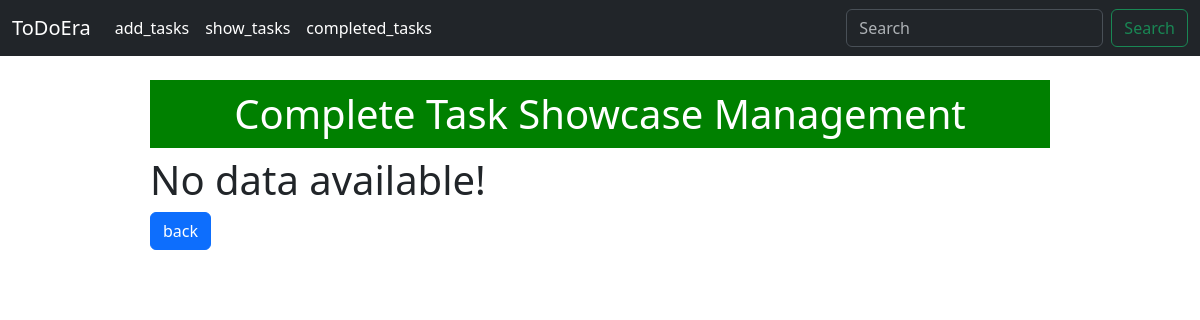
The app's page /completed_tasks/, older data.
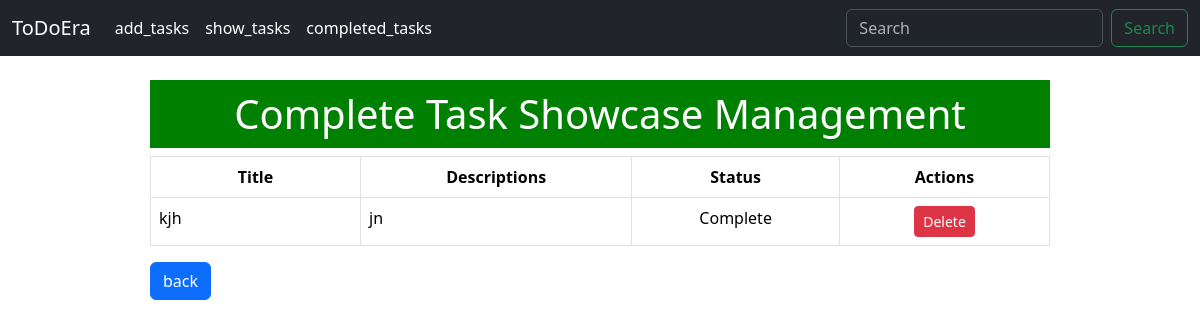
The same page, newer data.
### List/models.py (models this page shows, shortened)
class TaskModel(models.Model):
    taskTitle = models.CharField(max_length=100)
    taskDescription = models.TextField(max_length=1000)
    is_completed = models.BooleanField(default=False)

### List/views.py (the view)
# urls.py: path('completed_tasks/', completed_tasks, name='completed_tasks'),
def completed_tasks(request):
    completed_tasks = TaskModel.objects.filter(is_completed=True)
    return render(request, 'completed_tasks.html', {'data': completed_tasks})

### List/templates/completed_tasks.html (shortened to what this page needs)
{% extends "home.html" %}
{% block content %}
    <div style="width: 75%; margin: auto;">
        <br/>
        <h1 style="text-align: center; width: 100%; background-color: green; color: white; padding: 10px;">Complete Task Showcase Management</h1>
        {% if data %}
            <table class="table table-bordered">
                <thead>
                    <tr style="text-align: center;">
                        <th scope="col">Title</th>
                        <th scope="col">Descriptions</th>
                        <th scope="col">Status</th>
                        <th scope="col" style="text-align: center;">Actions</th>
                    </tr>
                </thead>
                <tbody>
                    {% for i in data %}
                        <tr>
                            <td style="width: 210px;">{{ i.taskTitle }}</td>
                            <td>{{ i.taskDescription }}</td>
                            {%if i.is_completed%}
                                <td style="text-align: center;">Complete</td>
                            {%else%}
                                <td style="text-align: center;">Incomplete</td>
                            {%endif%}
                            <td style="width: 210px; text-align:center">
                                <a href="{% url 'complete_delete_task' id=i.id %}">
                                    <button type="button" class="btn btn-danger btn-sm">Delete</button>
                                </a>
                            </td>
                        </tr>
                    {% endfor %}
                </tbody>
            </table>
        {% else %}
            <h1>No data available!</h1>
        {% endif %}
        <a href="{% url 'show_tasks' %}">
            <button type="button" class="btn btn-primary" style="margin-bottom: 10px;">back</button>
        </a>
    </div>
{% endblock %}

Row changes from the older to the newer data that the page shows:
added TaskModel: taskTitle "kjh", taskDescription "jn", is_completed "Complete"
Text that changed along with them:
text no longer shown: "No data available!"
text now shown: "Title Descriptions Status Actions"
